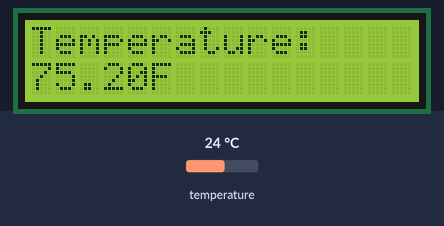
Bench run of a sketch on a simulated Arduino Uno, built with avr-gcc and run on an emulated ATmega328P. Parts: 16×2 character LCD. Inputs (shaded band) come from the test bench; at power-on: temperature 24 °C. What the sketch prints to the serial monitor is not drawn.

Above: at 1.8 s.
1.9 s: temperature set to 12 °C
At 3.4 s:
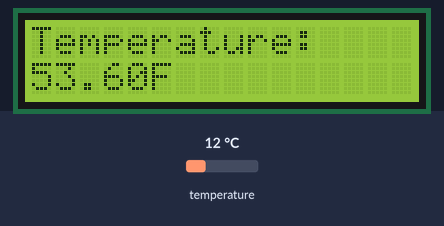
4.0 s: temperature set to 19 °C
At 6.5 s:
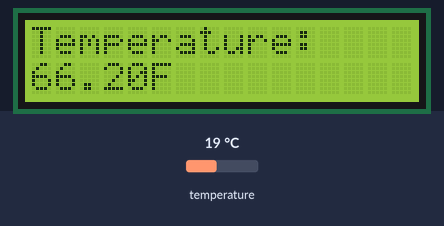
8.7 s: temperature set to 28 °C
At 9.3 s:
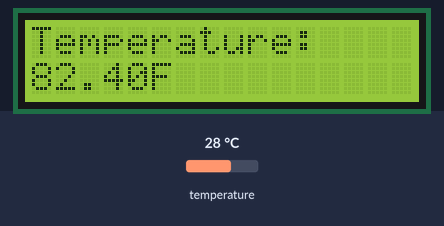
Timing chart, 0 to 11.7 s (numbered marks = the images above; inputs shaded):
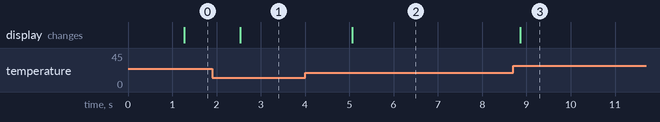

Measured:
- after the input at 1.9 s, the display: changes after 0.63 s (image 1)
- after the input at 4.0 s, the display: changes after 1.1 s (image 2)
- after the input at 8.7 s, the display: changes after 0.16 s (image 3)

The sketch:

TempSenseDS18.ino
```cpp
/*This is code on the Arduino Uno's ATMEGA328P. The goal for this is to get a temperature reading with the DS18, display it on an LCD
screen and then communicate that information to the serial. An independently programmed ESP8266 will ping the serial with a special
character, "<", and get the temp to broadcast on thingspeak (it was recommended that I do not us AT commands because they are weird).
I tried an Instructables project that was similar but it just did not work.*/

#include <OneWire.h>
#include <DallasTemperature.h>
#include <LiquidCrystal.h>

// Data wire is plugged into pin 2 on the Arduino
#define ONE_WIRE_BUS 2

// Setup a oneWire instance to communicate with any OneWire devices
// (not just Maxim/Dallas temperature ICs)
OneWire oneWire(ONE_WIRE_BUS);

// Pass our oneWire reference to Dallas Temperature.
DallasTemperature sensors(&oneWire);
//Setup the LCD pins
LiquidCrystal lcd(12, 11, 5, 4, 3, 2);
//Create global variable for timing last temperature reading
long lastTempRead = 0;

void setup(void)
{
  // start serial port
  Serial.begin(9600);
  Serial.println("Dallas Temperature IC Control Library Demo");

  // Start up the library
  sensors.begin();

  lcd.begin(16, 2);    //Establish the number of columns and rows on the LCD
  lcd.print("Temperature:"); //Print a constant string, I'm indicating that the numbers are temperatures.

}

float getFar(){  //Function that returns sensor reading in Farenheit
  sensors.requestTemperatures(); // Send the command to get temperatures
  return sensors.getTempCByIndex(0)*1.8+32;
}
void loop(void)
{
  if (Serial.available()){  //Set up response to ping from ESP
    char fromesp = Serial.read();
    if (fromesp == '<'){  //Special character to identify a ping from ESP
      Serial.println(getFar());
    }
  }
  // call sensors.requestTemperatures() to issue a global temperature
  // request to all devices on the bus
  //Serial.print(" Requesting temperatures...");
  //Serial.println("DONE");
  //Serial.print("Temperature for Device 1 is: ");
  //Serial.println(sensors.getTempCByIndex(0)); // Why "byIndex"?
    // You can have more than one IC on the same bus.
    // 0 refers to the first IC on the wire
  //Serial.print(sensors.getTempCByIndex(0)*1.8+32);
  long currentTime = millis();  //Gets current time
  if (currentTime - lastTempRead > 500){
    //float tempF = sensors.getTempCByIndex(0)*1.8+32; //create variable to be printed in LCD
    float tempF = getFar();
    lcd.setCursor(0,1); //Setting cursor for temp
    lcd.print(tempF); //printing the temp in F
    lcd.print("F");
    lastTempRead = millis();
  }

}
```
